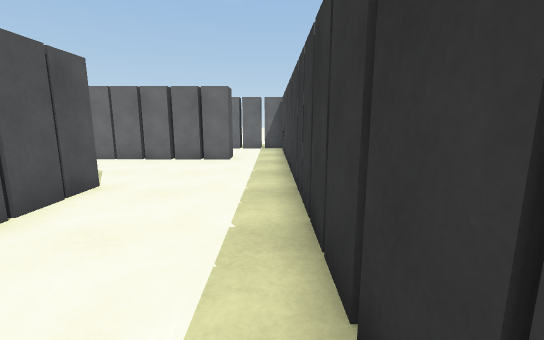
[1] (above)

16 first-person views from a walk through a scene from a Unity 3-D project. The camera is 1.3 m above the floor, tilts 10° down and sees 90° across. The floor is counted in squares, 1 m on a side. Each view is taken from the middle of a square. On the plan, view 1 faces up. The plan holds only what a view shows up to about 13 squares ahead; the rest is blank. The place goes on beyond the plan. The player is left out.

[2]
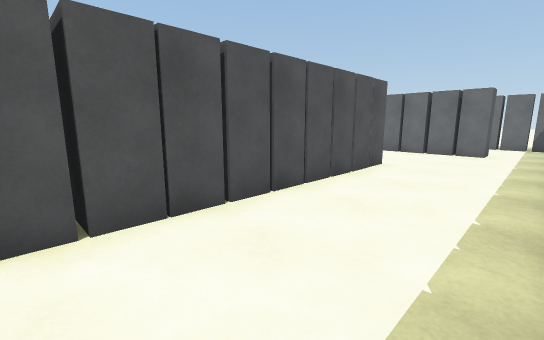

[3]
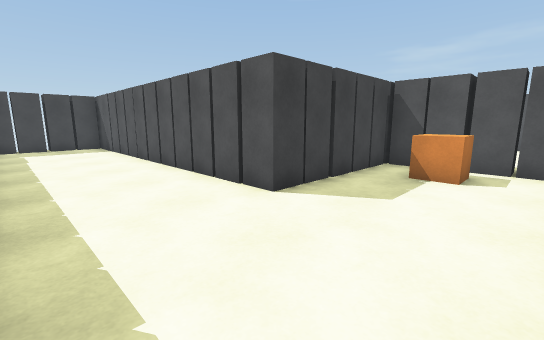

[4]
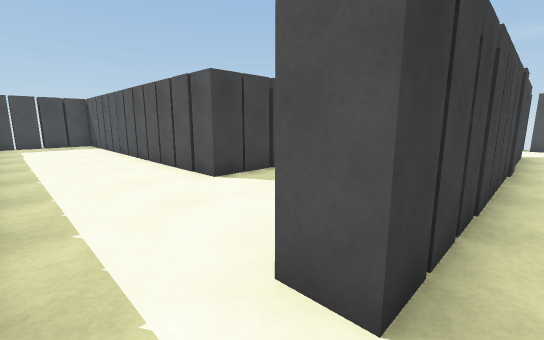

[5]
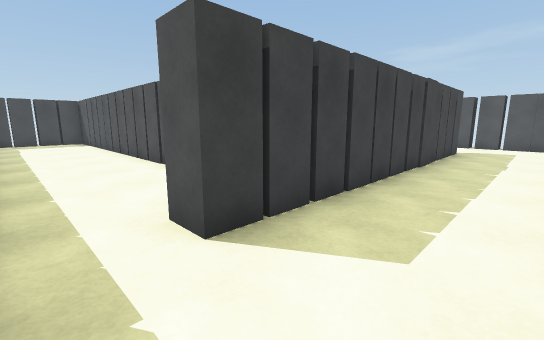

[6]
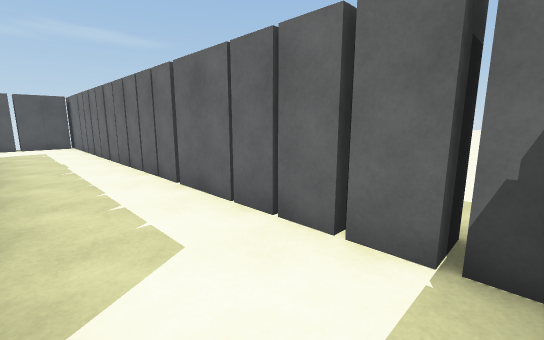

[7]
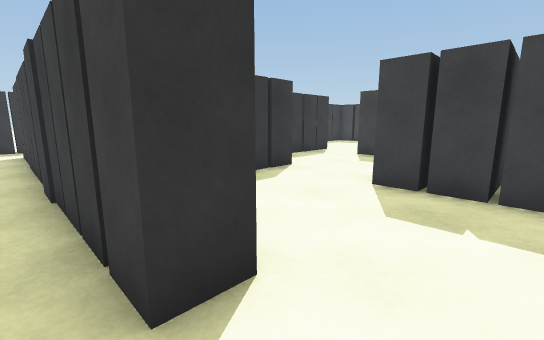

[8]
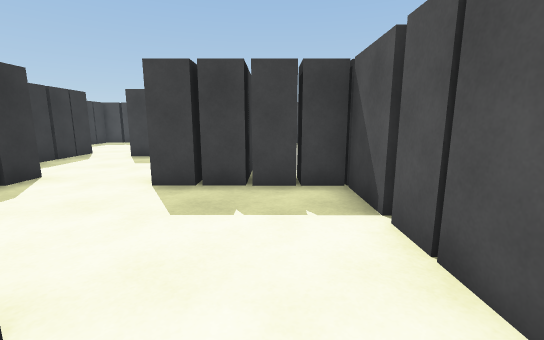

[9]
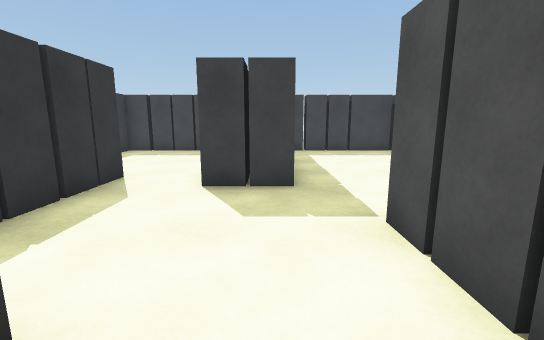

[10]
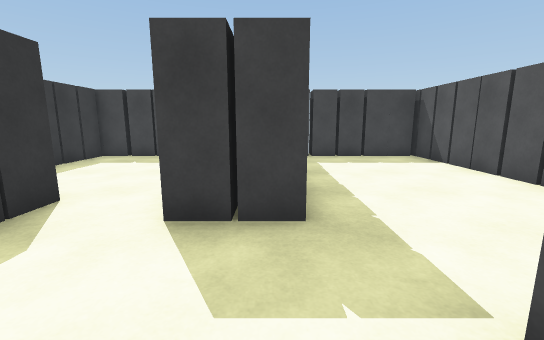

[11]
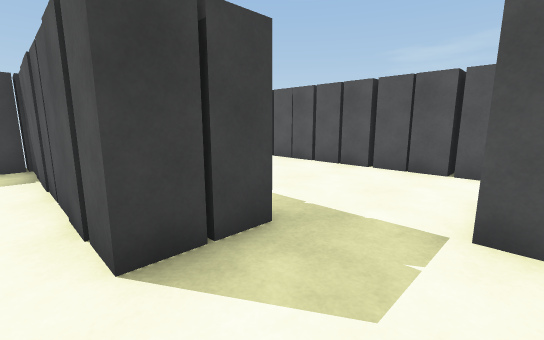

[12]
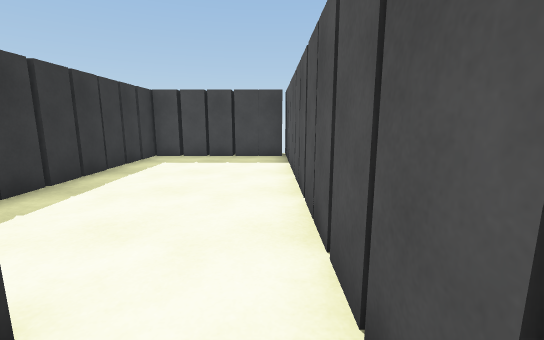

[13]
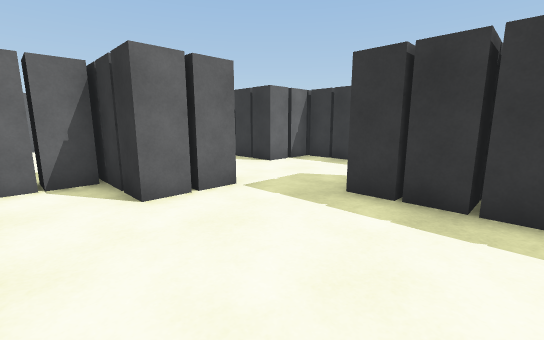

[14]
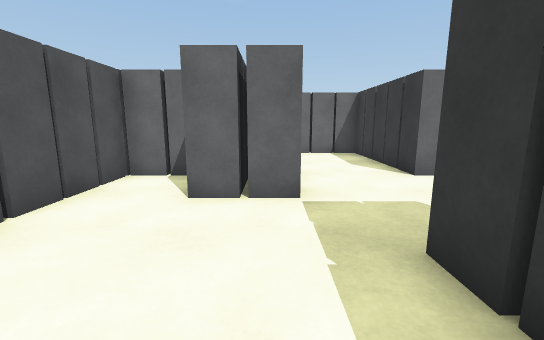

[15]
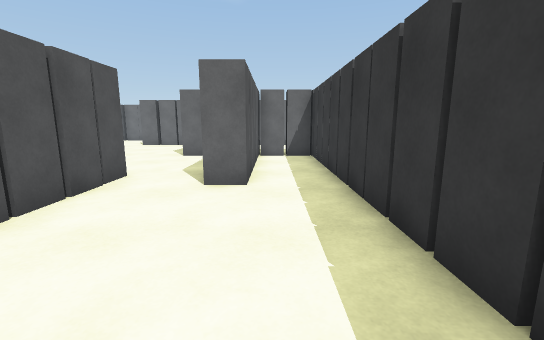

[16]
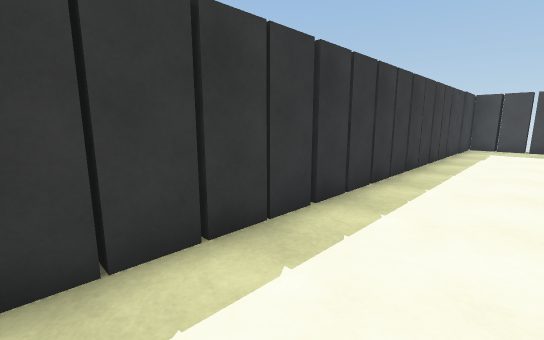

### Floor plan
Points are (right, up) in squares from view 1. A wall is a line through its corners. A room is listed if a view was taken in it or the views show most of it. See-through windows are left out.
Room 1 (views 1, 2, 3, 16)
walls: (-8.9, 5.5) (-3.5, 5.5) (-3.5, -6.1); (-1.5, 9.5) (-6.2, 9.5); (-8.6, 7.5) (-8.6, 5.4); (-8.6, 9.1) (-8.6, 7.6); (-3.2, -6.5) (0.5, -6.5) (0.5, 9.6)
ways out: opening at (-0.5, 10) to room 2
objects: brown cube (-8, 7) to (-7, 8)
Room 2 (views 4, 5, 6, 7, 8, 9, 10, 11)
walls: (-9.5, 7.6) (-9.5, 9.5) (-11.8, 9.5); (-7.5, 10.4) (-1.5, 10.4) (-1.5, 9.5); (-13.4, 9.5) (-13.4, 10.4) (-7.6, 10.4); (-10.5, 13.6) (-16.1, 13.6); (-12.5, 4.8) (-12.5, 2.6); (-13.6, 4.2) (-13.6, 2.5); (-5.5, 13.6) (-10.4, 13.6); (-16.6, 9.6) (-16.6, 7.5); (-16.6, 7.4) (-16.6, 5.5) (-12.5, 5.5); (-16.6, 11.5) (-16.6, 10.5); (-2.5, 10.5) (-2.5, 9.5); (-16.6, 13.2) (-16.6, 11.6); (-11.4, 0.6) (-9.6, 0.6) (-9.6, -0.4); (-7.4, -0.3) (-7.4, 4.6) (-9.5, 4.6) (-9.5, 7.5); (0.5, 9.6) (0.5, 12.8); (-0.5, 13.6) (-5.4, 13.6); (0.1, 13.6) (-0.4, 13.6)
ways out: opening at (-0.5, 10) to room 1; opening at (-11.5, 1.5) to room 3; opening at (-8.5, 0) to room 4
Room 3 (views 12, 13, 14)
walls: (-10.5, -0.4) (-10.5, 0.6); (-12.5, 2.6) (-14.5, 2.6) (-14.5, 5.5); (-16.6, -6.5) (-11.4, -6.5) (-11.4, 0.6); (-14.4, 4.6) (-16.6, 4.6) (-16.6, -7)
ways out: opening at (-11.5, 1.5) to room 2
Room 4 (view 15)
walls: (-9.6, -0.4) (-9.6, -7.5); (-9.6, -6.5) (-4.4, -6.5) (-4.4, 5); (-4.4, 4.6) (-6.5, 4.6) (-6.5, -0.3) (-7.4, -0.3)
ways out: opening at (-8.5, 0) to room 2

Positions as (right, up) in squares from view 1, and headings:
1: (0, 0), facing up
2: (0, -3), facing up-left
3: (0, 9), facing down-left
4: (0, 11), facing down-left
5: (0, 13), facing down-left
6: (0, 11), facing up-left
7: (-15, 11), facing down-right
8: (-15, 11), facing down
9: (-11, 6), facing down
10: (-11, 4), facing down
11: (-9, 3), facing down-left
12: (-16, 4), facing down
13: (-16, -2), facing up-right
14: (-13, -2), facing up
15: (-6, -6), facing up
16: (-2, 9), facing down-right
